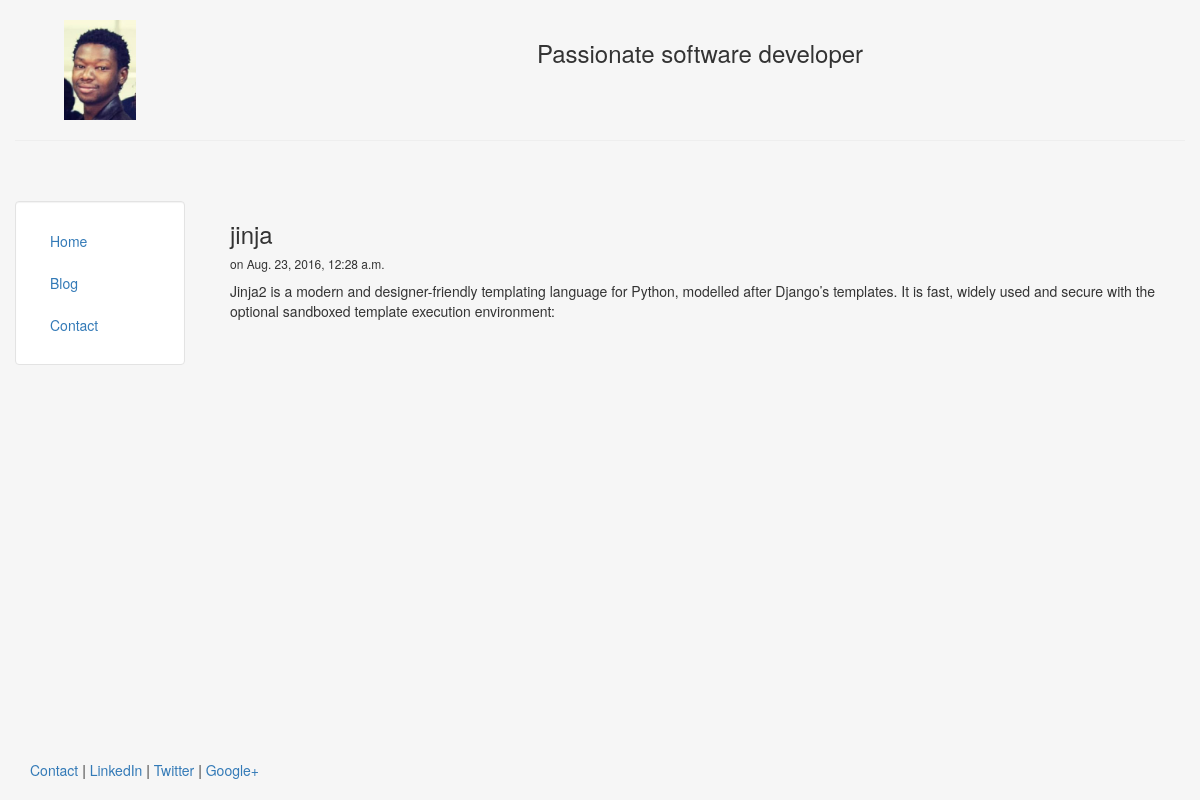
Page /blog/3 on the committed database.
### blog/models.py (models this page shows, shortened)
class Post(models.Model):
	title = models.CharField(max_length=140)
	body = models.TextField()
	date = models.DateTimeField()

### blog/templates/blog/post.html
{% extends "personal/header.html" %}
{% block content %}
 <h3>{{post.title}}</h3>
 <h6>on {{post.date}}</h6>
{{post.body|safe|linebreaks}}
{% endblock %}

### personal/templates/personal/header.html (style rules this page uses)
html, body { height:100% }

### rows in the picture
Post: title "jinja", date "Aug. 23, 2016, 12:28 a.m.", body "Jinja2 is a modern and designer-friendly templating language for Python, modelled after Django’s templates. It is fast, widely used and secure with the optional sandboxed template execution environment:"
